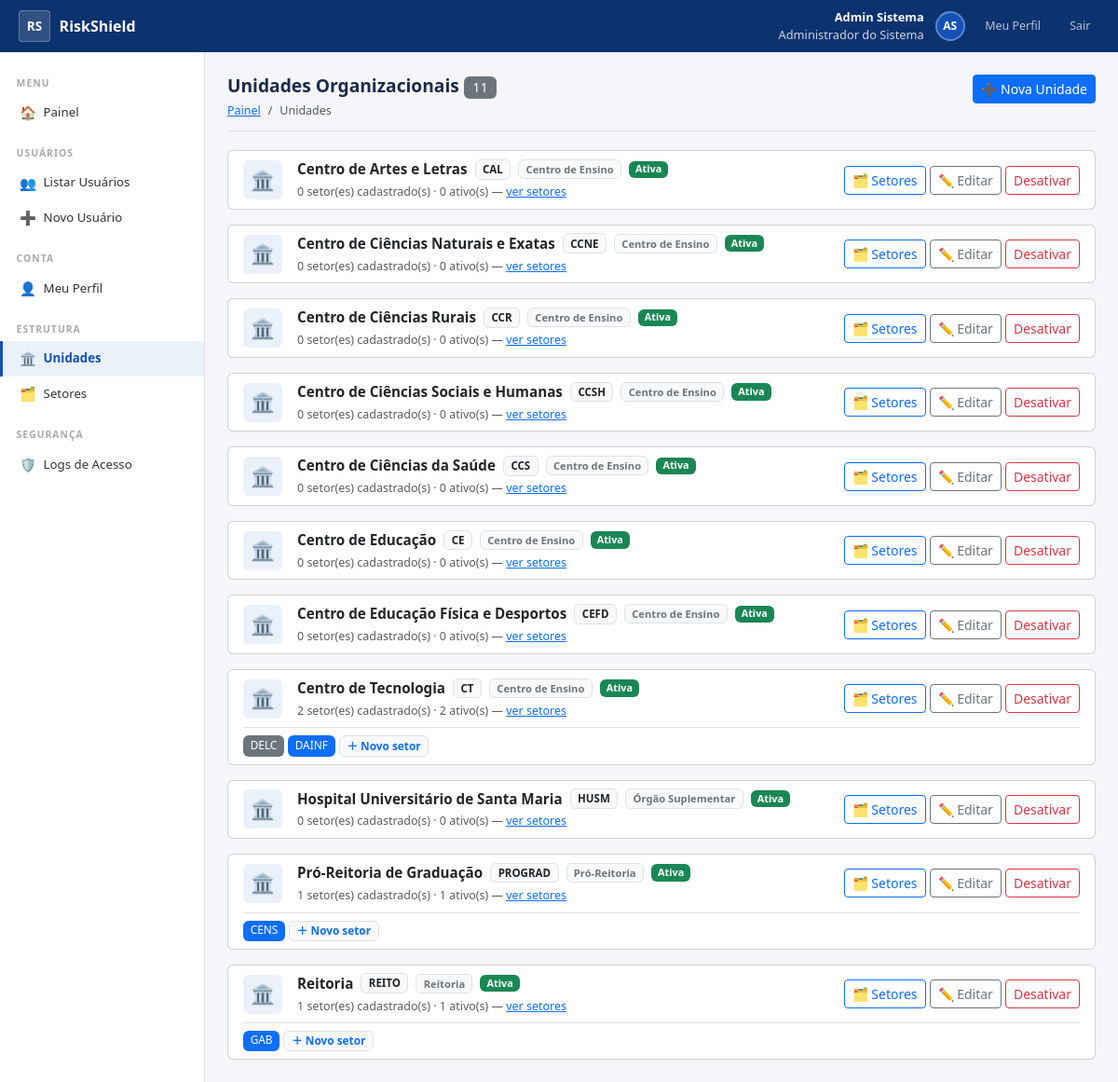
Page /unidades/ (signed in) on the committed database.
### accounts/models.py (models this page shows, shortened)
class Usuario(AbstractBaseUser, PermissionsMixin):
    primeiro_nome = models.CharField('Primeiro Nome', max_length=80)
    sobrenome     = models.CharField('Sobrenome',     max_length=100)
    matricula     = models.CharField('Matrícula',     max_length=20, unique=True, db_index=True)
    email         = models.EmailField('E-mail Institucional', unique=True, db_index=True)
    foto          = models.ImageField('Foto', upload_to='fotos/', blank=True, null=True)
    telefone      = models.CharField('Telefone Institucional', max_length=20, blank=True)
    cargo         = models.CharField('Cargo / Função',         max_length=120, blank=True)
    perfil = models.CharField(
        'Perfil',
        max_length=20,
        choices=Perfil.choices,
        default=Perfil.SERVIDOR,
        db_index=True,
    )
    ativo           = models.BooleanField('Ativo', default=True, db_index=True)
    conta_ativada   = models.BooleanField('Conta Ativada', default=False)
    is_staff        = models.BooleanField('Acesso Admin Django', default=False)
    criado_em       = models.DateTimeField('Criado em',    auto_now_add=True)
    atualizado_em   = models.DateTimeField('Atualizado em', auto_now=True)
    deleted_at      = models.DateTimeField('Excluído em',  null=True, blank=True, db_index=True)
    criado_por      = models.ForeignKey(
        'self', on_delete=models.SET_NULL,
        null=True, blank=True,
        related_name='usuarios_criados',
        verbose_name='Criado por',
    )
    ultimo_login_ip = models.GenericIPAddressField('IP do Último Login', null=True, blank=True)
    history = HistoricalRecords(
        history_change_reason_field=models.TextField(null=True),
        excluded_fields=['last_login', 'ultimo_login_ip'],
    )
    objects = UsuarioManager()
    USERNAME_FIELD  = 'matricula'
    REQUIRED_FIELDS = ['email', 'primeiro_nome', 'sobrenome']
    class Meta:
        verbose_name         = 'Usuário'
        verbose_name_plural  = 'Usuários'
        ordering             = ['primeiro_nome', 'sobrenome']
    def get_nome_completo(self):
        return f'{self.primeiro_nome} {self.sobrenome}'.strip()
    def get_iniciais(self):
        partes = self.get_nome_completo().split()
        if len(partes) >= 2:
            return f'{partes[0][0]}{partes[-1][0]}'.upper()
        return self.matricula[:2].upper()
    @property
    def is_admin(self):
        return self.perfil == Perfil.ADMIN
    @property
    def pode_criar_usuario(self):
        return self.perfil in (Perfil.ADMIN, Perfil.GESTOR_UNIDADE)
    @property
    def pode_gerenciar_usuarios(self):
        return self.perfil in (Perfil.ADMIN, Perfil.GESTOR_UNIDADE, Perfil.GESTOR_SETOR)
    @property
    def pode_ver_logs(self):
        return self.perfil == Perfil.ADMIN

### organizacional/models.py (models this page shows, shortened)
class Unidade(models.Model):
    TIPO_CHOICES = [
        ('REITORIA',     'Reitoria'),
        ('PRO_REITORIA', 'Pró-Reitoria'),
        ('CENTRO',       'Centro de Ensino'),
        ('ORGAO',        'Órgão Suplementar'),
        ('CAMPUS',       'Campus'),
    ]
    nome       = models.CharField('Nome', max_length=200)
    sigla      = models.CharField('Sigla', max_length=20, blank=True)
    tipo       = models.CharField('Tipo', max_length=20, choices=TIPO_CHOICES)
    ativo      = models.BooleanField('Ativo', default=True)
    deleted_at = models.DateTimeField('Excluído em', null=True, blank=True)
    criado_em  = models.DateTimeField('Criado em', auto_now_add=True)
    history    = HistoricalRecords()
    class Meta:
        verbose_name         = 'Unidade'
        verbose_name_plural  = 'Unidades'
        ordering             = ['nome']

class Setor(models.Model):
    unidade    = models.ForeignKey(Unidade, on_delete=models.PROTECT, related_name='setores')
    nome       = models.CharField('Nome', max_length=200)
    sigla      = models.CharField('Sigla', max_length=20, blank=True)
    ativo      = models.BooleanField('Ativo', default=True)
    deleted_at = models.DateTimeField('Excluído em', null=True, blank=True)
    criado_em  = models.DateTimeField('Criado em', auto_now_add=True)
    history    = HistoricalRecords()
    class Meta:
        verbose_name         = 'Setor / Subunidade'
        verbose_name_plural  = 'Setores / Subunidades'
        ordering             = ['unidade__nome', 'nome']

### organizacional/views.py (the view)
# urls.py: path('unidades/',                    views.lista_unidades,  name='lista_unidades'),
@requer_pode_criar_usuario
def lista_unidades(request):
    unidades = _qs_unidades(request.user).prefetch_related('setores')
    return render(request, 'organizacional/lista_unidades.html', {
        'unidades': unidades,
        'total': unidades.count(),
    })

### accounts/managers.py (called while the page is built)
    def get_queryset(self):
        return super().get_queryset().filter(deleted_at__isnull=True)

### organizacional/views.py (called while the page is built)
def _qs_unidades(usuario):
    if usuario.is_admin:
        return Unidade.objects.all().order_by('nome')
    unid_ids = usuario.usuario_setores.filter(ativo=True).values_list(
        'setor__unidade_id', flat=True
    )
    return Unidade.objects.filter(id__in=unid_ids).order_by('nome')

### templates/organizacional/lista_unidades.html (shortened to what this page needs)
{% extends 'base_sistema.html' %}
{% block content %}
<div class="page-header d-flex justify-content-between align-items-start">
  <div>
    <h1>Unidades Organizacionais <span class="badge bg-secondary fw-normal">{{ total }}</span></h1>
    <ol class="breadcrumb mb-0">
      <li class="breadcrumb-item"><a href="{% url 'painel' %}">Painel</a></li>
      <li class="breadcrumb-item active">Unidades</li>
    </ol>
  </div>
  {% if request.user.is_admin %}
  <a href="{% url 'nova_unidade' %}" class="btn btn-primary btn-sm">➕ Nova Unidade</a>
  {% endif %}
</div>
{% if not unidades %}
<div class="card">
  <div class="card-body text-center py-5 text-muted">
    <div style="font-size:3rem;">🏛️</div>
    <p class="mt-2">Nenhuma unidade cadastrada ainda.</p>
    {% if request.user.is_admin %}
    <a href="{% url 'nova_unidade' %}" class="btn btn-primary btn-sm">Cadastrar primeira unidade</a>
    {% endif %}
  </div>
</div>
{% else %}
<div class="row g-3">
  {% for unidade in unidades %}
  <div class="col-12">
    <div class="card {% if not unidade.ativo %}border-secondary opacity-75{% endif %}">
      <div class="card-body py-2 px-3">
        <div class="d-flex align-items-center gap-3">
          <div style="width:42px;height:42px;border-radius:6px;background:#EBF1FB;display:flex;align-items:center;justify-content:center;font-size:1.3rem;flex-shrink:0;">
            🏛️
          </div>
          <div style="flex:1;min-width:0;">
            <div class="d-flex align-items-center gap-2 flex-wrap">
              <span style="font-weight:700;font-size:.95rem;">{{ unidade.nome }}</span>
              {% if unidade.sigla %}
              <span class="badge bg-light text-dark border" style="font-size:.72rem;">{{ unidade.sigla }}</span>
              {% endif %}
              <span class="badge bg-light text-secondary border" style="font-size:.7rem;">{{ unidade.get_tipo_display }}</span>
              {% if unidade.ativo %}
              <span class="badge bg-success" style="font-size:.68rem;">Ativa</span>
              {% else %}
              <span class="badge bg-secondary" style="font-size:.68rem;">Inativa</span>
              {% endif %}
            </div>
            <div class="text-muted mt-1" style="font-size:.78rem;">
              {% with total_setores=unidade.setores.count ativos=unidade.setores.filter %}
              {{ unidade.setores.count }} setor(es) cadastrado(s) ·
              {{ unidade.setores.filter.count }} ativo(s)
              {% endwith %}
              — <a href="{% url 'lista_setores' %}?unidade={{ unidade.pk }}" style="font-size:.78rem;">ver setores</a>
            </div>
          </div>
          <div class="d-flex gap-1 flex-shrink-0">
            <a href="{% url 'lista_setores' %}?unidade={{ unidade.pk }}" class="btn btn-outline-primary btn-sm py-1">
              🗂 Setores
            </a>
            {% if request.user.is_admin %}
            <a href="{% url 'editar_unidade' unidade.pk %}" class="btn btn-outline-secondary btn-sm py-1">
              ✏️ Editar
            </a>
            <form method="post" action="{% url 'toggle_unidade' unidade.pk %}" style="display:inline;" onsubmit="return confirm('Confirmar?');">
              <button class="btn btn-sm py-1 {% if unidade.ativo %}btn-outline-danger{% else %}btn-outline-success{% endif %}">
                {% if unidade.ativo %}Desativar{% else %}Ativar{% endif %}
              </button>
            </form>
            {% endif %}
          </div>
        </div>
        {% with setores_ativos=unidade.setores.all %}
        {% if setores_ativos %}
        <div class="mt-2 pt-2 border-top d-flex flex-wrap gap-1">
          {% for s in setores_ativos %}
          <a href="{% url 'vinculos_setor' s.pk %}"
             class="badge {% if s.ativo %}bg-primary{% else %}bg-secondary{% endif %} text-decoration-none"
             style="font-size:.74rem; font-weight:500;">
            {% if s.sigla %}{{ s.sigla }}{% else %}{{ s.nome|truncatechars:20 }}{% endif %}
          </a>
          {% endfor %}
          <a href="{% url 'novo_setor' %}?unidade={{ unidade.pk }}"
             class="badge bg-light text-primary border text-decoration-none" style="font-size:.74rem;">
            ＋ Novo setor
          </a>
        </div>
        {% endif %}
        {% endwith %}
      </div>
    </div>
  </div>
  {% endfor %}
</div>
{% endif %}
{% endblock %}

### templates/base_sistema.html (shortened to what this page needs)
{% load static %}
<!DOCTYPE html>
<html lang="pt-BR">
<head>
  <link href="https://cdn.jsdelivr.net/npm/bootstrap@5.3.0/dist/css/bootstrap.min.css" rel="stylesheet">
  <link rel="stylesheet" href="{% static 'css/styles_sistema.css' %}">
</head>
<body>
<div class="topbar">
  <a href="{% url 'painel' %}" class="topbar-brand">
    <div class="topbar-logo">RS</div>
    RiskShield
  </a>
  <div class="topbar-right">
    <div class="topbar-user text-end">
      <strong>{{ request.user.primeiro_nome }} {{ request.user.sobrenome }}</strong>
      {{ request.user.get_perfil_display }}
    </div>
    <div class="topbar-avatar">
      {% if request.user.foto %}<img src="{{ request.user.foto.url }}" alt="">
      {% else %}{{ request.user.get_iniciais }}{% endif %}
    </div>
    <a href="{% url 'meu_perfil' %}" class="topbar-btn">Meu Perfil</a>
    <a href="{% url 'logout' %}" class="topbar-btn">Sair</a>
  </div>
</div>
<div class="app-body">
  <nav class="sidebar">
    <div class="sidebar-section-title">Menu</div>
    <a href="{% url 'painel' %}" class="sidebar-link {% if request.resolver_match.url_name == 'painel' %}active{% endif %}">
      <span class="sidebar-icon">🏠</span> Painel
    </a>
    {% if request.user.pode_gerenciar_usuarios %}
    <div class="sidebar-section-title" style="margin-top:.5rem;">Usuários</div>
    <a href="{% url 'lista_usuarios' %}" class="sidebar-link {% if request.resolver_match.url_name == 'lista_usuarios' %}active{% endif %}">
      <span class="sidebar-icon">👥</span> Listar Usuários
    </a>
    {% if request.user.pode_criar_usuario %}
    <a href="{% url 'cadastro_usuario' %}" class="sidebar-link {% if request.resolver_match.url_name == 'cadastro_usuario' %}active{% endif %}">
      <span class="sidebar-icon">➕</span> Novo Usuário
    </a>
    {% endif %}
    {% endif %}
    <div class="sidebar-section-title" style="margin-top:.5rem;">Conta</div>
    <a href="{% url 'meu_perfil' %}" class="sidebar-link {% if request.resolver_match.url_name == 'meu_perfil' %}active{% endif %}">
      <span class="sidebar-icon">👤</span> Meu Perfil
    </a>
    {% if request.user.pode_criar_usuario %}
    <div class="sidebar-section-title" style="margin-top:.5rem;">Estrutura</div>
    <a href="{% url 'lista_unidades' %}" class="sidebar-link {% if 'unidade' in request.resolver_match.url_name %}active{% endif %}">
      <span class="sidebar-icon">🏛️</span> Unidades
    </a>
    <a href="{% url 'lista_setores' %}" class="sidebar-link {% if 'setor' in request.resolver_match.url_name %}active{% endif %}">
      <span class="sidebar-icon">🗂️</span> Setores
    </a>
    {% endif %}
    {% if request.user.pode_ver_logs %}
    <div class="sidebar-section-title" style="margin-top:.5rem;">Segurança</div>
    <a href="{% url 'logs_acesso' %}" class="sidebar-link {% if request.resolver_match.url_name == 'logs_acesso' %}active{% endif %}">
      <span class="sidebar-icon">🛡️</span> Logs de Acesso
    </a>
    {% endif %}
  </nav>
  <div class="main-area">
    {% block content %}{% endblock %}
  </div>
</div>
</body>
</html>

### static/css/styles_sistema.css (style rules this page uses)
:root { --gov-blue: #1351B4; --gov-dark: #0C326F; }
body { background: #f4f6f9; font-size: .9rem; }
.topbar { background: var(--gov-dark); height: 56px; display: flex; align-items: center; padding: 0 1.25rem; position: sticky; top: 0; z-index: 1000; }
.topbar-brand { color: #fff; font-weight: 700; font-size: 1rem; text-decoration: none; display: flex; align-items: center; gap: .6rem; }
.topbar-logo { width: 34px; height: 34px; background: rgba(255, 255, 255, .15); border: 1px solid rgba(255, 255, 255, .25); border-radius: 4px; display: flex; align-items: center; justify-content: center; font-weight: 800; font-size: .85rem; color: #fff; }
.topbar-right { margin-left: auto; display: flex; align-items: center; gap: .75rem; }
.topbar-user { color: rgba(255, 255, 255, .8); font-size: .8rem; }
.topbar-user strong { color: #fff; display: block; }
.topbar-avatar { width: 32px; height: 32px; border-radius: 50%; background: var(--gov-blue); border: 2px solid rgba(255, 255, 255, .3); display: flex; align-items: center; justify-content: center; color: #fff; font-weight: 700; font-size: .75rem; overflow: hidden; flex-shrink: 0; }
.topbar-btn { color: rgba(255, 255, 255, .7); text-decoration: none; font-size: .78rem; padding: .3rem .6rem; border-radius: 3px; transition: background .15s; }
.sidebar { width: 220px; background: #fff; border-right: 1px solid #dee2e6; min-height: calc(100vh - 56px); padding: 1rem 0; flex-shrink: 0; }
.sidebar-section-title { font-size: .65rem; font-weight: 700; color: #aaa; letter-spacing: 1px; text-transform: uppercase; padding: .6rem 1.1rem .3rem; }
.sidebar-link { display: flex; align-items: center; gap: .5rem; padding: .5rem 1.1rem; color: #333; text-decoration: none; font-size: .83rem; border-left: 3px solid transparent; transition: all .15s; }
.sidebar-link.active { background: #ebf1fb; color: var(--gov-blue); font-weight: 600; border-left-color: var(--gov-blue); }
.sidebar-icon { width: 18px; text-align: center; font-size: .9rem; }
.app-body { display: flex; min-height: calc(100vh - 56px); }
.main-area { flex: 1; padding: 1.5rem; overflow: hidden; }
.page-header { margin-bottom: 1.25rem; padding-bottom: .75rem; border-bottom: 1px solid #dee2e6; }
.page-header h1 { font-size: 1.2rem; font-weight: 700; color: #1a2b4a; margin: 0; }
.page-header .breadcrumb { font-size: .78rem; margin: .2rem 0 0; }

### rows in the picture
Usuario: user.primeiro_nome "Admin", user.sobrenome "Sistema", user.perfil "Administrador do Sistema", user.get_iniciais "AS"
Unidade: nome "Centro de Artes e Letras", sigla "CAL", tipo "Centro de Ensino", ativo "Ativa", setores.count "0", setores.filter.count "0"
Unidade: nome "Centro de Ciências Naturais e Exatas", sigla "CCNE", tipo "Centro de Ensino", ativo "Ativa", setores.count "0", setores.filter.count "0"
Unidade: nome "Centro de Ciências Rurais", sigla "CCR", tipo "Centro de Ensino", ativo "Ativa", setores.count "0", setores.filter.count "0"
Unidade: nome "Centro de Ciências Sociais e Humanas", sigla "CCSH", tipo "Centro de Ensino", ativo "Ativa", setores.count "0", setores.filter.count "0"
Unidade: nome "Centro de Ciências da Saúde", sigla "CCS", tipo "Centro de Ensino", ativo "Ativa", setores.count "0", setores.filter.count "0"
Unidade: nome "Centro de Educação", sigla "CE", tipo "Centro de Ensino", ativo "Ativa", setores.count "0", setores.filter.count "0"
Unidade: nome "Centro de Educação Física e Desportos", sigla "CEFD", tipo "Centro de Ensino", ativo "Ativa", setores.count "0", setores.filter.count "0"
Unidade: nome "Centro de Tecnologia", sigla "CT", tipo "Centro de Ensino", ativo "Ativa", setores.count "2", setores.filter.count "2"
Setor: sigla "DELC"
Setor: sigla "DAINF"
Unidade: nome "Hospital Universitário de Santa Maria", sigla "HUSM", tipo "Órgão Suplementar", ativo "Ativa", setores.count "0", setores.filter.count "0"
Unidade: nome "Pró-Reitoria de Graduação", sigla "PROGRAD", tipo "Pró-Reitoria", ativo "Ativa", setores.count "1", setores.filter.count "1"
Setor: sigla "CENS"
Unidade: nome "Reitoria", sigla "REITO", tipo "Reitoria", ativo "Ativa", setores.count "1", setores.filter.count "1"
Setor: sigla "GAB"

### other values in the picture
{{ total }} "11"
